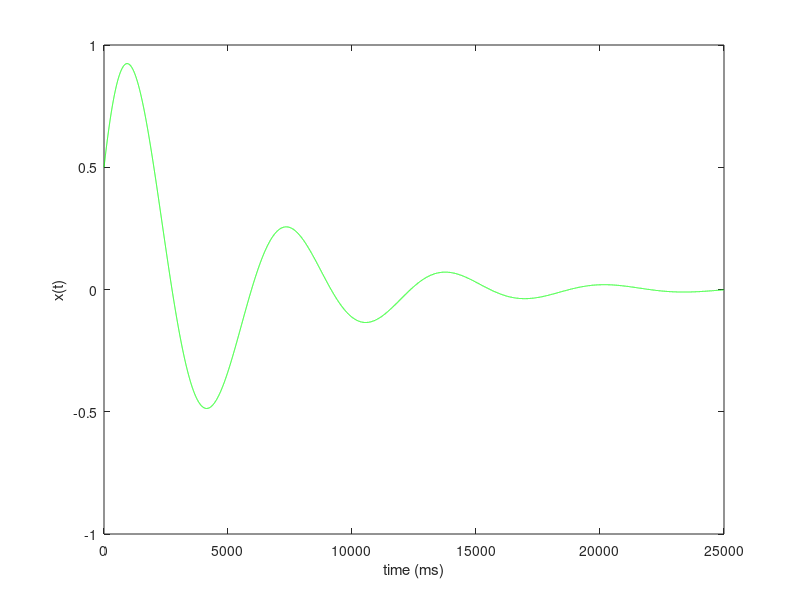
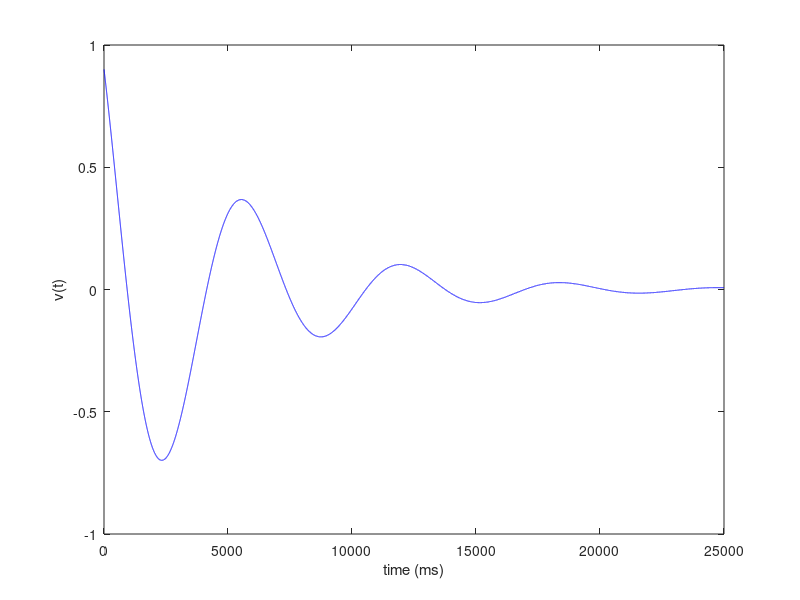
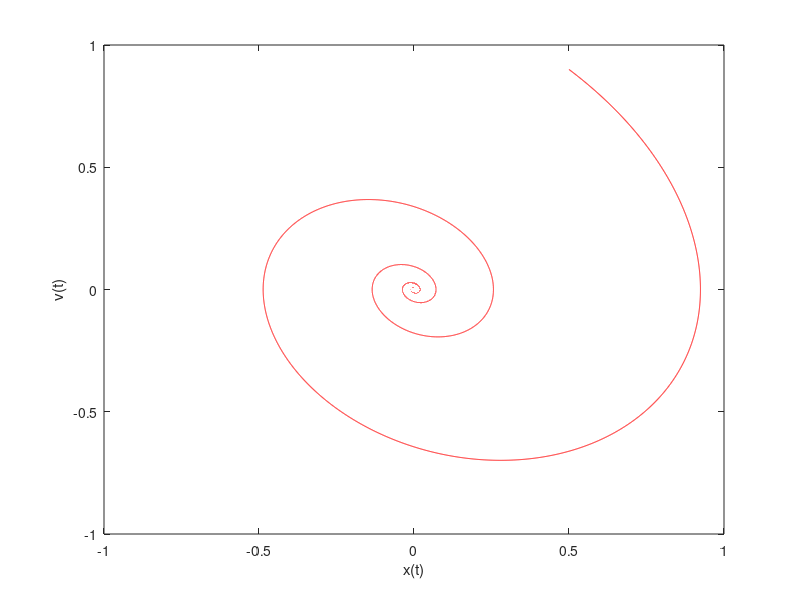

Recreate these plots in MATLAB, in order.
clear;

h=0.001;       % timestep of 0.05 time-units
pos=0;    % initial position
vel=0.9;  % initial velocity
beta=0.2;
w = 1;
h2 = 0;


steps=25000;              % number of steps
skip=ceil(steps/100);   % plot only 100 frames
for i=1:steps

  x(i) = (sqrt(31))/(2*sqrt(6))*exp(-0.2*h2)*cos((2*sqrt(6))/(5)*h2-atan((5*sqrt(6))/(6)));
  v(i) = (sqrt(31))/(2*sqrt(6)) * (-0.2*exp(-0.2*h2)*cos((2*sqrt(6))/(5)*h2-atan((5*sqrt(6))/(6))) + exp(-0.2*h2)*(-2*sqrt(6)/5 * sin((2*sqrt(6))/(5)*h2-atan((5*sqrt(6))/(6)))));
  h2 = h2 +h;
end

plot(1:steps, x, 'g-')
xlabel("time (ms)")
ylabel("x(t)")

figure(2)
plot(1:steps, v, 'b-')
xlabel("time (ms)")
ylabel("v(t)")

figure(3)
plot(x,v,'r-')
ylabel("v(t)")
xlabel("x(t)")
xlim([-1 1])
ylim([-1 1])
